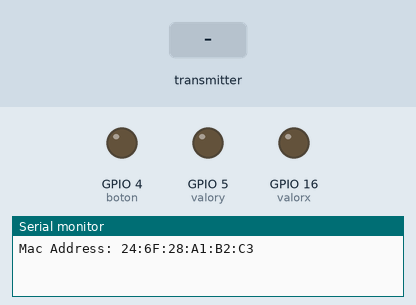
Bench run of a sketch on a simulated ESP8266 (NodeMCU). On the bench: output pins drawn as LEDs (lit = HIGH), the last lines printed to the serial monitor. The inputs (shaded band) are chosen by the test bench.

Above: at 1.2 s.
1.3 s: the transmitter starts sending valueX = 256
At 2.0 s:
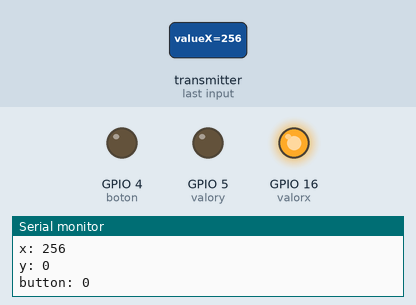
2.9 s: the transmitter starts sending valueY = 256
At 4.0 s:
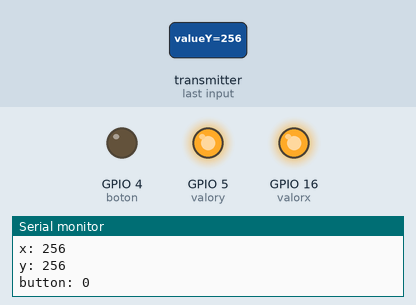
4.6 s: the transmitter starts sending bValue = 256
At 5.9 s:
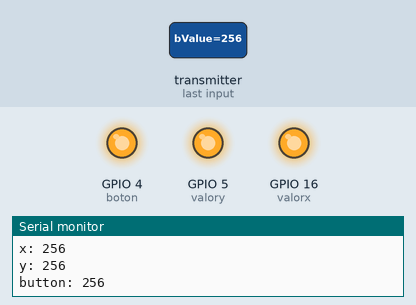
6.4 s: the transmitter starts sending valueX = 0
At 7.8 s:
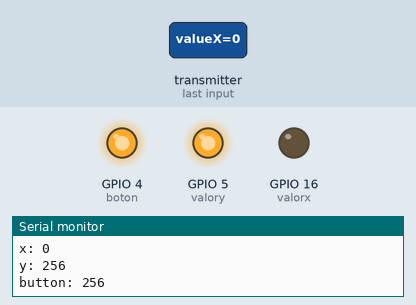
8.1 s: the transmitter starts sending valueY = 0
At 9.6 s:
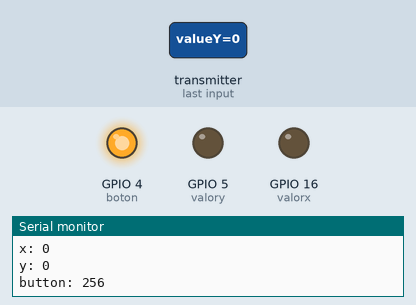
9.9 s: the transmitter starts sending valueX = 512
At 10.5 s:
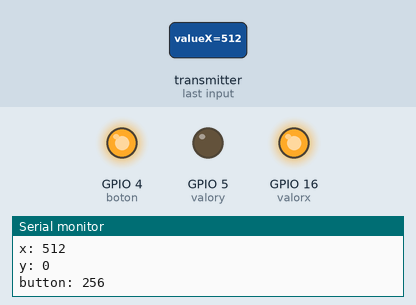
Timing chart, 0 to 12.6 s (numbered marks = the images above; inputs shaded):
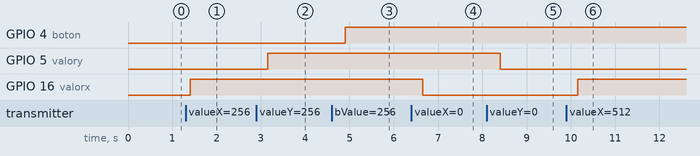

Measured:
- after the input at 1.3 s, GPIO 16 (valorx): LOW → HIGH after 0.10 s
- after the input at 2.9 s, GPIO 5 (valory): LOW → HIGH after 0.25 s
- after the input at 4.6 s, GPIO 4 (boton): LOW → HIGH after 0.30 s
- after the input at 6.4 s, GPIO 16 (valorx): HIGH → LOW after 0.25 s
- after the input at 8.1 s, GPIO 5 (valory): HIGH → LOW after 0.30 s
- after the input at 9.9 s, GPIO 16 (valorx): LOW → HIGH after 0.25 s

The sketch:

ESP8266_receptor.ino
```cpp
#include <ESP8266WiFi.h>
#include <espnow.h>

 int valorx = 16;
 int valory = 5;
 int boton = 4;

int ValorX = 0;
int ValorY = 0;
int Boton = 0;


//Structure example to receive data
//Must match the sender structure
typedef struct test_struct {
  int valueX;
  int valueY;
  int bValue;
} test_struct;


void setup() {
  //Initialize Serial Monitor
  Serial.begin(115200);
  while(!Serial);

  Serial.println();

  //Set device as a Wi-Fi Station
  WiFi.mode(WIFI_STA);

  // Get Mac Add
 Serial.print("Mac Address: ");
 Serial.println(WiFi.macAddress());

  //Init ESP-NOW
  if (esp_now_init() != 0) {
    Serial.println("Error initializing ESP-NOW");
    return;
  }

  // Once ESPNow is successfully Init, we will register for recv CB to
  // get recv packer info
  esp_now_set_self_role(ESP_NOW_ROLE_SLAVE);
  esp_now_register_recv_cb(OnDataRecv);

  //////////////////
  /////////////////
  pinMode(valorx, OUTPUT);
  pinMode(valory, OUTPUT);
  pinMode(boton, OUTPUT);
}

// MAC ADDRESS ESP8266
uint8_t myMAC[] = {0x30, 0x83, 0x98, 0xA2, 0x00, 0x4A};

test_struct myData;     //Create a struct_message called myData

//callback function that will be executed when data is received
void OnDataRecv(uint8_t * mac, uint8_t *incomingData, uint8_t len) {
  memcpy(&myData, incomingData, sizeof(myData));
  Serial.print("Bytes received:   \n");
  //Serial.println(len);
  Serial.print("x: ");
  Serial.println(myData.valueX);
  Serial.print("y: ");
  Serial.println(myData.valueY);
  //Serial.println();
  Serial.print("button: ");
  Serial.println(myData.bValue);
  Serial.println();
}

void loop() {

  ValorX = myData.valueX;
  ValorY = myData.valueY;
  Boton = myData.bValue;

/*  valorx = analogWrite(ValorX);
  valory = analogWrite(ValorY);
  boton = Boton;*/
  analogWrite(valorx, ValorX);
  analogWrite(valory, ValorY);
  digitalWrite(boton, Boton);
  delay(350);

}
```
